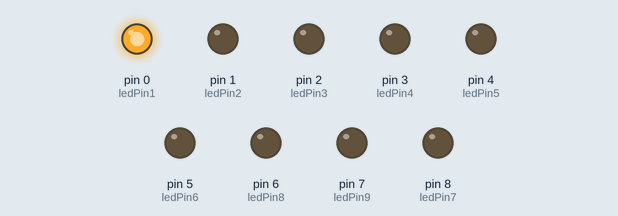
Bench run of a sketch on a simulated Arduino Uno, built with avr-gcc and run on an emulated ATmega328P. Shown: output pins drawn as LEDs (lit = HIGH).

Above: at 0.04 s.
At 0.33 s:
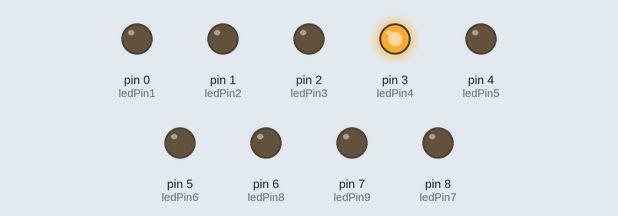
At 0.76 s:
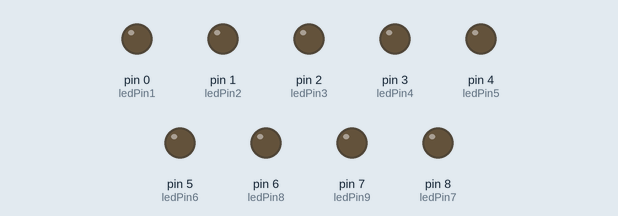
At 1.14 s:
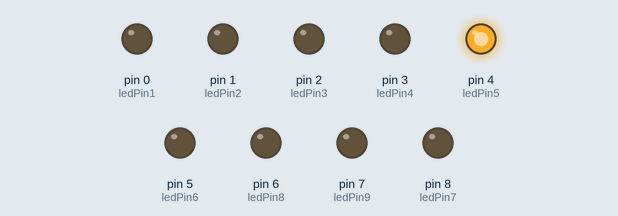
At 1.67 s:
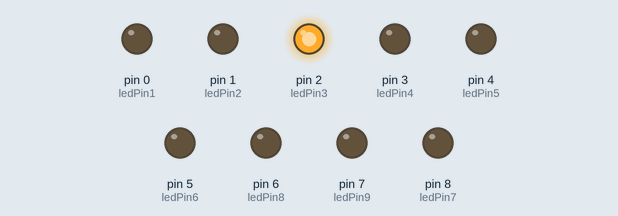
At 3.02 s:
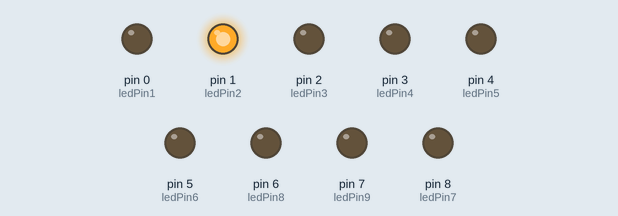
Timing chart, 0 to 3.3 s (numbered marks = the images above):
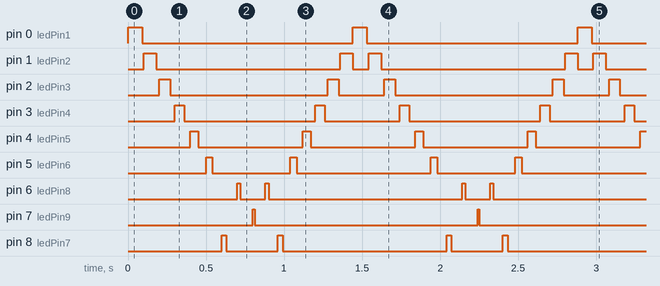

The sketch:

iluminacaoSeq.ino
```cpp
int ledPin1 = 0;
int ledPin2 = 1;
int ledPin3 = 2;
int ledPin4 = 3;
int ledPin5 = 4;
int ledPin6 = 5;
int ledPin7 = 8;
int ledPin8 = 6;
int ledPin9 = 7;
int delayTime = 10;
int currentLed = 0;
int direction = 1;

void setup() {
  // put your setup code here, to run once:
  pinMode(ledPin1, OUTPUT);
  pinMode(ledPin2, OUTPUT);
  pinMode(ledPin3, OUTPUT);
  pinMode(ledPin4, OUTPUT);
  pinMode(ledPin5, OUTPUT);
  pinMode(ledPin6, OUTPUT);
  pinMode(ledPin7, OUTPUT);
  pinMode(ledPin8, OUTPUT);
  pinMode(ledPin9, OUTPUT);
}

void loop() {
  // put your main code here, to run repeatedly:
  digitalWrite(ledPin1, LOW);
  digitalWrite(ledPin2, LOW);
  digitalWrite(ledPin3, LOW);
  digitalWrite(ledPin4, LOW);
  digitalWrite(ledPin5, LOW);
  digitalWrite(ledPin6, LOW);
  digitalWrite(ledPin7, LOW);
  digitalWrite(ledPin8, LOW);
  digitalWrite(ledPin9, LOW);

  if(currentLed == 0) digitalWrite(ledPin1, HIGH);
  delay(delayTime);
  if(currentLed == 1) digitalWrite(ledPin2, HIGH);
  delay(delayTime);
  if(currentLed == 2) digitalWrite(ledPin3, HIGH);
  delay(delayTime);
  if(currentLed == 3) digitalWrite(ledPin4, HIGH);
  delay(delayTime);
  if(currentLed == 4) digitalWrite(ledPin5, HIGH);
  delay(delayTime);
  if(currentLed == 5) digitalWrite(ledPin6, HIGH);
  delay(delayTime);
  if(currentLed == 6) digitalWrite(ledPin7, HIGH);
  delay(delayTime);
  if(currentLed == 7) digitalWrite(ledPin8, HIGH);
  delay(delayTime);
  if(currentLed == 8) digitalWrite(ledPin9, HIGH);
  delay(delayTime);

  currentLed = currentLed + direction;

  if(currentLed == 8) direction = -1;
  if(currentLed == 0) direction = 1;
}
```

Measured:
- by itself, pin 0 (ledPin1): alternates HIGH for 0.09 s and LOW for 1.4 s
- by itself, pin 1 (ledPin2): repeats every 1.4 s: LOW 1.2 s, HIGH 0.08 s, LOW 0.10 s, HIGH 0.08 s
- by itself, pin 2 (ledPin3): repeats every 1.4 s: LOW 1.0 s, HIGH 0.07 s, LOW 0.29 s, HIGH 0.07 s
- by itself, pin 3 (ledPin4): repeats every 1.4 s: LOW 0.84 s, HIGH 0.06 s, LOW 0.48 s, HIGH 0.06 s
- by itself, pin 4 (ledPin5): alternates HIGH for 0.05 s and LOW for 0.67 s
- by itself, pin 5 (ledPin6): repeats every 1.4 s: LOW 0.50 s, HIGH 0.04 s, LOW 0.86 s, HIGH 0.04 s
- by itself, pin 6 (ledPin8): repeats every 1.4 s: LOW 0.16 s, HIGH 0.02 s, LOW 1.2 s, HIGH 0.02 s
- by itself, pin 7 (ledPin9): alternates HIGH for 0.01 s and LOW for 1.4 s
